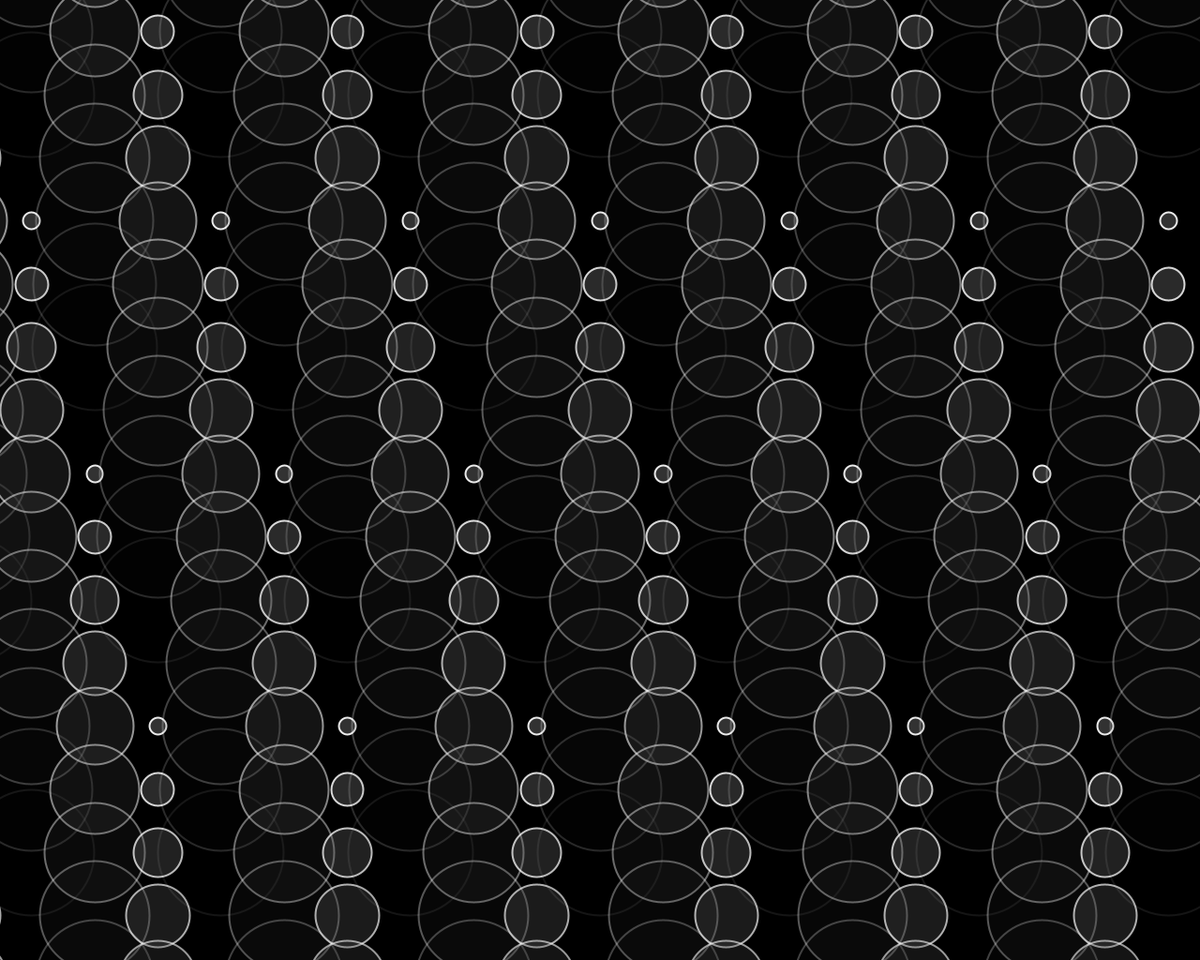
Frame 1 (no input)
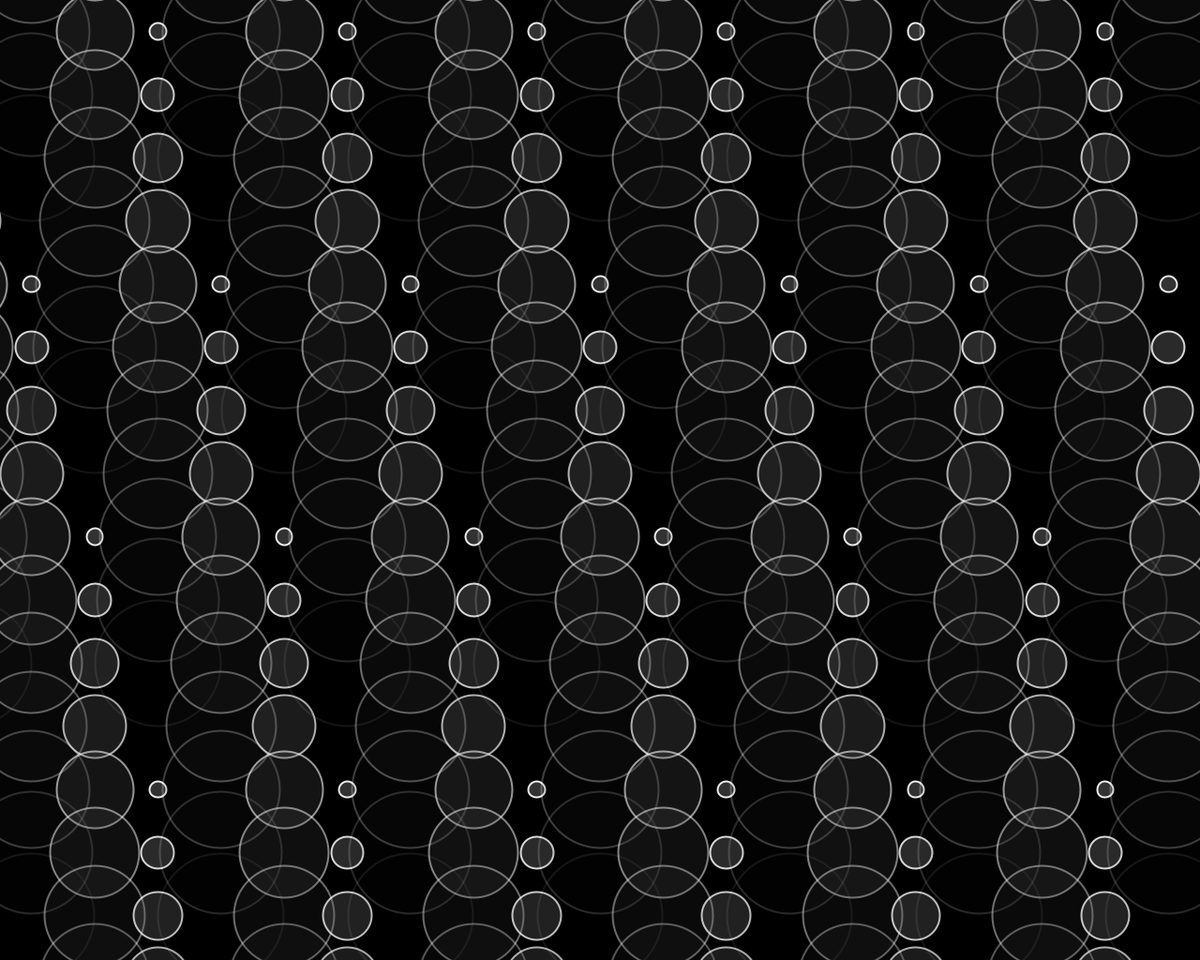
Frame 60 (the mouse pressed at the canvas centre just before this capture)
Frame 120 (the mouse held since frame 60 and released just before this capture): identical to frame 60, image omitted

The Processing sketch that drew these frames (run headless with seeded random() and noise(); from frame 60 on, the mouse is pressed at the canvas centre):

// Processing sketch: processing_151127
// ── processing_151127.pde

/*
 * Creative Coding
 * Week 2, 06 - Moving Patterns 2
 * by Indae Hwang and Jon McCormack
 * Copyright (c) 2014 Monash University
 *
 * Similar to the previous sketch, this sketch draws a grid of oscillating circles. Each circle has a "lifetime"
 * over which it grows and changes intensity and opacity. At the end of each lifetime the circle begins again.
 * Pressing the left and right arrow keys changes the lifetime of all the circles globally.
 * 
 */

// variable used to store the current frame rate value
int frame_rate_value;
int num;
void setup() {

  // make the display window the full size of the screen
  size(1280, 1024);

  frame_rate_value = 12;
  rectMode(CENTER);
  background(0);
  num = 20;
}


void draw() {

  background(0);

  int margin = 0;
  float gutter = 0; //distance between each cell
  float cellsize = ( width - (2 * margin) - gutter * (num - 1) ) / (num - 1);

  int circleNumber = 0; // counter
  for (int i=0; i<num; i++) {
    for (int j=0; j<num; j++) {
      circleNumber = (i * num) + j; // different way to calculate the circle number from w2_04

      float tx = margin + cellsize * i + gutter * i;
      float ty = margin + cellsize * j + gutter * j;

      movingCircle(tx, ty, cellsize, circleNumber);
    }
  }
} //end of draw 


void movingCircle(float x, float y, float size, int offset) {

  float circlePeriod = (float)frame_rate_value;
  float circleAge = (float)((frameCount + offset) % (int)circlePeriod) / circlePeriod;

  float circleSize = size * 2.0 * sin(circleAge * HALF_PI);

  strokeWeight(2);
  stroke(255, lerp(255, 0, circleAge));
  fill(lerp(128, 0, circleAge), lerp(120, 0, circleAge));
  ellipse(x-size/2, y-size/2, circleSize, circleSize);
}


/*
 * keyReleased function
 *
 * called automatically by Processing when a keyboard key is released
 */
void keyReleased() {

  // right arrow -- increase frame_rate_value
  if (keyCode == RIGHT && frame_rate_value < 120) {
    frame_rate_value++;
  }

  // left arrow -- decrease frame_rate_value
  if ( keyCode == LEFT && frame_rate_value > 2) {
    frame_rate_value--;
  }

  // print the current value on the screen
  println("Current frame Rate is: " + frame_rate_value);
}

/*
 * Mouse Pressed
 *
 *
 */
void mouseMoved (){
  frame_rate_value = (int) map((float)mouseX, 0, (float) displayWidth, 2, 120);
  num = (int) map((float)mouseY, 0, displayHeight, 10, 30);

// print the current value on the screen
  println("Current frame Rate is: " + frame_rate_value + " num is : " + num);
//void mousePressed (){


//void mousePressed (){  
  //simple mose click increase and decrease depending which half of the screen the mouse is in
  //if (mouseX >= displayWidth/2 && frame_rate_value < 120){
  //  frame_rate_value++;
  //}
  //
  //if (mouseX < displayWidth/2 && frame_rate_value > 2){
 //   frame_rate_value--;
 // }
  
  // print the current value on the screen
//  println("Current frame Rate is: " + frame_rate_value);
//}   
  
}
